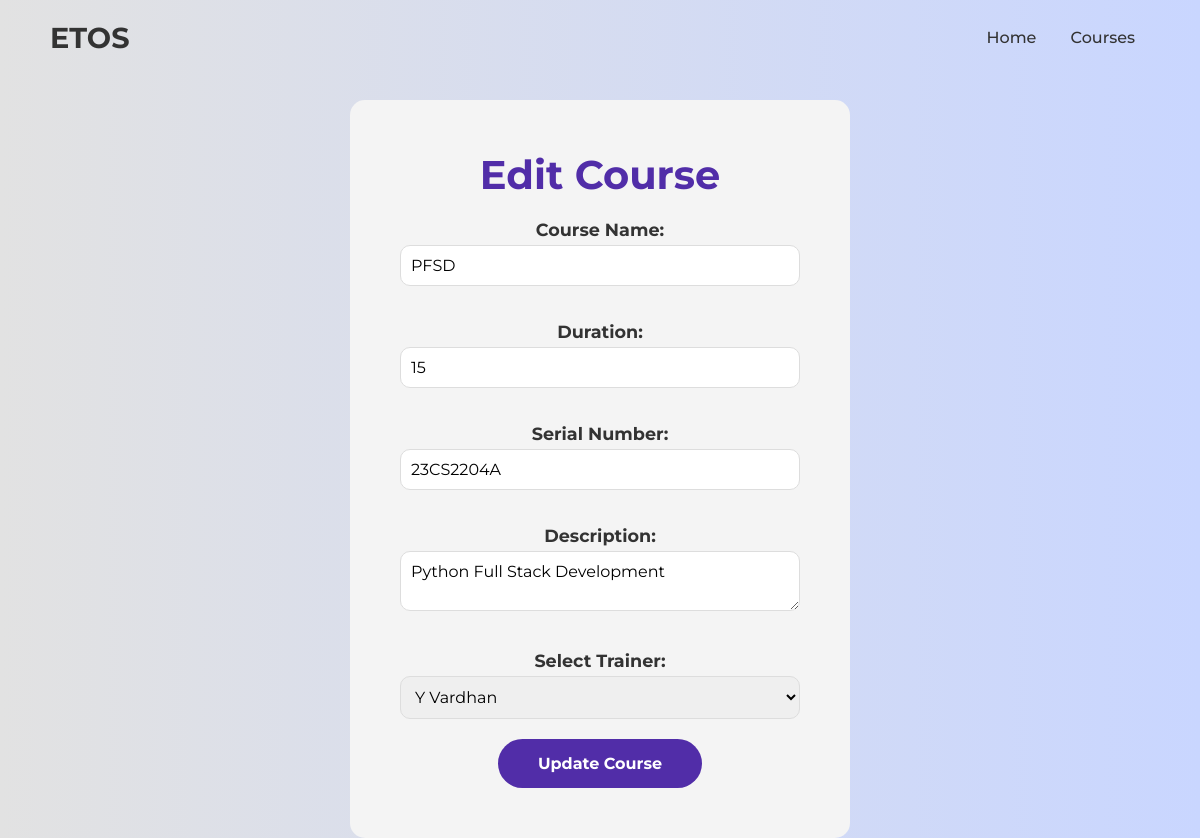
Page /hr/courses/2/edit/ on the committed database.
### hr/models.py (models this page shows, shortened)
class Course(models.Model):
    course_name = models.CharField(max_length=255)
    duration = models.CharField(max_length=50)
    serial_number = models.CharField(max_length=50, unique=True)
    description = models.TextField()
    trainer = models.ForeignKey(User, on_delete=models.SET_NULL, null=True, limit_choices_to={'username__regex': r'^\d{4}$'})

### hr/views.py (the view)
# urls.py: path('courses/<int:course_id>/edit/', views.course_update, name='course_update'),
def course_update(request, course_id):
    course = get_object_or_404(Course, id=course_id)
    trainers = User.objects.filter(username__regex=r'^\d{4}$')
    if request.method == 'POST':
        form = CourseForm(request.POST, instance=course)
        if form.is_valid():
            form.save()
            return redirect('course_list')  # Ensure 'course_list' URL is defined in your urls.py
    else:
        form = CourseForm(instance=course)
    return render(request, 'courses/edit_courses.html', {'form': form, 'trainers': trainers,
                                                         'course': course})

### hr/forms.py
class CourseForm(forms.ModelForm):
    class Meta:
        model = Course
        fields = ['course_name', 'duration', 'serial_number', 'description', 'trainer']
        widgets = {
            'course_name': forms.TextInput(attrs={'placeholder': 'Enter course name'}),
            'duration': forms.TextInput(attrs={'placeholder': 'Enter duration'}),
            'serial_number': forms.TextInput(attrs={'placeholder': 'Enter serial number'}),
            'description': forms.Textarea(attrs={'placeholder': 'Enter course description'}),
            'trainer': forms.Select(attrs={'placeholder': 'Select a trainer'}),
        }

### templates/courses/edit_courses.html (shortened to what this page needs)
<!DOCTYPE html>
<html lang="en">
<head>
    <link rel="stylesheet" href="https://cdnjs.cloudflare.com/ajax/libs/font-awesome/6.4.2/css/all.min.css">
</head>
<body>
    <nav class="navbar">
        <div class="brand">ETOS</div>
        <div class="links">
            <a href="{% url 'home_redirect' %}">Home</a>
            <a href="{% url 'course_list' %}">Courses</a>
        </div>
    </nav>
    <section class="hero">
        <div class="form-container">
            <h2>Edit Course</h2>
            <form method="post" action="{% url 'course_update' course.id %}">
                <label for="course_name">Course Name:</label>
                <input type="text" id="course_name" name="course_name" value="{{ form.course_name.value }}" required>
                <label for="duration">Duration:</label>
                <input type="text" id="duration" name="duration" value="{{ form.duration.value }}" required>
                <label for="serial_number">Serial Number:</label>
                <input type="text" id="serial_number" name="serial_number" value="{{ form.serial_number.value }}" required>
                <label for="description">Description:</label>
                <textarea id="description" name="description" required>{{ form.description.value }}</textarea>
                <label for="trainer">Select Trainer:</label>
                <select id="trainer" name="trainer" required>
                    {% for trainer in trainers %}
                        <option value="{{ trainer.id }}" {% if trainer.id == form.trainer.value %}selected{% endif %}>
                            {{ trainer.get_full_name }}
                        </option>
                    {% endfor %}
                </select>
                <button type="submit" class="btn">Update Course</button>
            </form>
        </div>
    </section>
</body>
</html>

### templates/courses/edit_courses.html (style rules this page uses)
* { margin: 0; padding: 0; box-sizing: border-box; font-family: 'Montserrat', sans-serif; }
body { background-color: #c9d6ff; background: linear-gradient(to right, #e2e2e2, #c9d6ff); height: 100vh; display: flex; justify-content: center; align-items: center; flex-direction: column; text-align: center; }
.navbar { width: 100%; position: absolute; top: 0; padding: 20px 50px; display: flex; justify-content: space-between; align-items: center; background-color: transparent; z-index: 1000; }
.navbar .brand { font-size: 1.8rem; font-weight: bold; color: #333; }
.navbar .links a { margin: 0 15px; text-decoration: none; color: #333; font-size: 1rem; font-weight: 500; }
.hero { height: 100vh; color: #333; padding: 100px 0; justify-content: center; align-items: center; text-align: center; }
.form-container { padding: 50px; background-color: #f4f4f4; border-radius: 15px; max-width: 500px; margin: 0 auto; }
.form-container h2 { font-size: 2.5rem; margin-bottom: 20px; color: #512da8; }
.form-container label { display: block; font-size: 1.1rem; font-weight: bold; margin: 15px 0 5px; color: #333; }
.form-container input[type="text"], .form-container textarea, .form-container select { width: 100%; padding: 10px; border-radius: 10px; border: 1px solid #ddd; font-size: 1rem; margin-bottom: 20px; }
.form-container .btn { padding: 15px 40px; background-color: #512da8; color: white; border-radius: 30px; border: none; font-size: 1rem; font-weight: bold; cursor: pointer; transition: background-color 0.3s ease, transform 0.3s ease; }

### rows in the picture
Course: course_name "PFSD", duration "15", serial_number "23CS2204A", description "Python Full Stack Development"

### other values in the picture
form field trainer "Y Vardhan"
